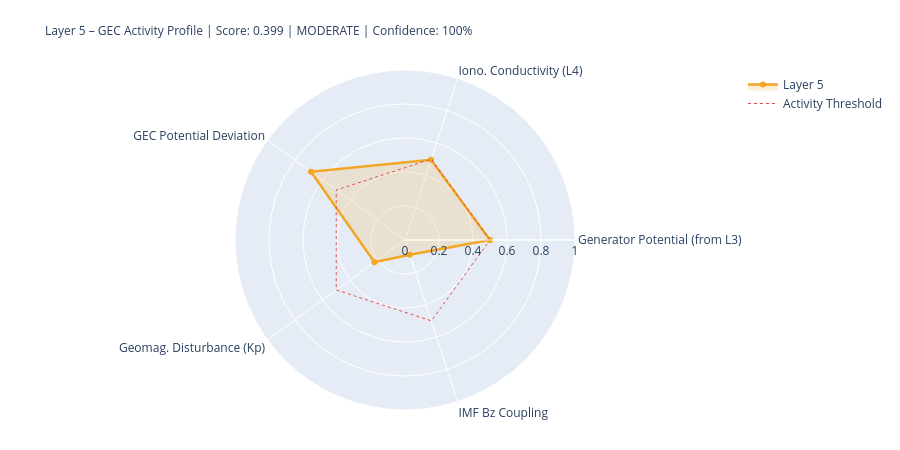

Here is the notebook cell this chart was saved with:
### Markdown cell above
---
## 5. State Assessment & Handoff to Layer 6

### Code cell
# ============================================================
# LAYER-5-SCORE
# ============================================================

# Components
# 1) Generator activity (Layer-3-driven)
gen_score = norm(generator_strength, 0.3, 2.0)
gen_src   = 'from_layer3' if l3_thunder_score is not None else 'estimated'

# 2) Ionospheric conductivity (Layer-4-driven)
iono_score = norm(iono_cond_factor, 0.7, 1.4)
iono_src   = 'from_layer4' if l4_ioniz is not None else 'estimated'

# 3) GEC potential deviation from reference
pot_score = norm(abs(delta_V_pct), 0, 30)  # 0 = at reference, 1 = 30% deviation
pot_src   = 'derived'

# 4) Geomagnetic disturbance (Kp) – modulates vertical currents
kp_score = norm(kp_val, 0, 9)
kp_src   = 'primary' if kp_now is not None else 'from_layer4'

# 5) IMF Bz coupling (southward = stronger M-I coupling → GEC influence)
bz_score = norm(-(bz_now or 0), -5, 30) if bz_now is not None else None
bz_src   = 'primary' if bz_now is not None else 'missing'

COMPONENTS = {
    'Generator Potential (from L3)':  {'score': gen_score,   'source': 'derived_from_layer3', 'dynamic': True},
    'Iono. Conductivity (L4)':      {'score': iono_score,  'source': iono_src, 'dynamic': True},
    'GEC Potential Deviation':      {'score': pot_score,   'source': pot_src,  'dynamic': True},
    'Geomag. Disturbance (Kp)':         {'score': kp_score,    'source': kp_src,   'dynamic': True},
    'IMF Bz Coupling':               {'score': bz_score,    'source': bz_src,   'dynamic': True},
}

available   = {k: v['score'] for k, v in COMPONENTS.items() if v['score'] is not None}
unavailable = [k for k, v in COMPONENTS.items() if v['score'] is None]
layer5_score = round(sum(available.values()) / len(available), 4) if available else None
confidence   = round(len(available) / len(COMPONENTS), 2)
level = ('unknown' if layer5_score is None
         else 'quiet'   if layer5_score < 0.3
         else 'moderate' if layer5_score < 0.6
         else 'active')
dominant_l5 = max(available, key=available.get) if available else 'none'

# Kp consistency: separate 1-min raw value from score value
kp_1m_raw   = kp_now          # directly from API (can be 0.0 during live measurement)
kp_for_score = kp_val          # from Layer-0 context or estimated value if needed
kp_score_src = kp_src

W = 68
print('=' * W)
print('LAYER 5 – GLOBAL ELECTRIC CIRCUIT – STATE ASSESSMENT')
print('=' * W)
for name, comp in COMPONENTS.items():
    s = comp['score']
    if s is not None:
        bar = '█' * int(s*20) + '░' * (20-int(s*20))
        print(f'  {name:<34} {bar}  {s:.3f}  [{comp["source"]}]')
    else:
        print(f'  {name:<34} {"─"*20}  n/a   [missing]')
print('-' * W)
print(f'  Score:         {layer5_score:.3f}  ({len(available)}/{len(COMPONENTS)} components)')
print(f'  Confidence:    {confidence:.0%}')
print(f'  Level:         {level.upper()}')
print(f'  Dominant:      {dominant_l5}')
print(f'  V_iono:        {V_iono_mod:.1f} kV  (Δ {delta_V_pct:+.1f}% vs. Ref)')
print(f'  I_total:       {I_total_mod:.1f} A   (Δ {delta_I_pct:+.1f}% vs. Ref)')
print('=' * W)

# Radar
cats   = list(available.keys())
vals_r = list(available.values())
if len(cats) >= 3:
    fig = go.Figure()
    fig.add_trace(go.Scatterpolar(
        r=vals_r + [vals_r[0]], theta=cats + [cats[0]],
        fill='toself', fillcolor='rgba(242,166,35,0.18)',
        line=dict(color='#F2A623', width=2.5), name='Layer 5'
    ))
    fig.add_trace(go.Scatterpolar(
        r=[0.5]*(len(cats)+1), theta=cats+[cats[0]],
        line=dict(color='#E24B4A', dash='dot', width=1),
        mode='lines', name='Activity Threshold'
    ))
    fig.update_layout(
        title=dict(
            text=f'Layer 5 – GEC Activity Profile | Score: {layer5_score:.3f} | {level.upper()} | Confidence: {confidence:.0%}',
            font=dict(size=12)
        ),
        polar=dict(radialaxis=dict(visible=True, range=[0,1])),
        height=450, showlegend=True,
        margin=dict(l=80, r=80, t=70, b=40)
    )
    fig.show()

### Figure 1 — Plotly figure (JSON) as saved in the notebook; plotly's stock layout.template omitted (floating-point values rounded to 4 significant figures)
{"data": [{"fill": "toself", "fillcolor": "rgba(242,166,35,0.18)", "line": {"color": "#F2A623", "width": 2.5}, "name": "Layer 5", "r": [0.5, 0.4963, 0.6833, 0.2222, 0.0911, 0.5], "theta": ["Generator Potential (from L3)", "Iono. Conductivity (L4)", "GEC Potential Deviation", "Geomag. Disturbance (Kp)", "IMF Bz Coupling", "Generator Potential (from L3)"], "type": "scatterpolar"}, {"line": {"color": "#E24B4A", "dash": "dot", "width": 1}, "mode": "lines", "name": "Activity Threshold", "r": [0.5, 0.5, 0.5, 0.5, 0.5, 0.5], "theta": ["Generator Potential (from L3)", "Iono. Conductivity (L4)", "GEC Potential Deviation", "Geomag. Disturbance (Kp)", "IMF Bz Coupling", "Generator Potential (from L3)"], "type": "scatterpolar"}], "layout": {"height": 450, "margin": {"b": 40, "l": 80, "r": 80, "t": 70}, "polar": {"radialaxis": {"range": [0, 1], "visible": true}}, "showlegend": true, "title": {"font": {"size": 12}, "text": "Layer 5 – GEC Activity Profile | Score: 0.399 | MODERATE | Confidence: 100%"}}}
